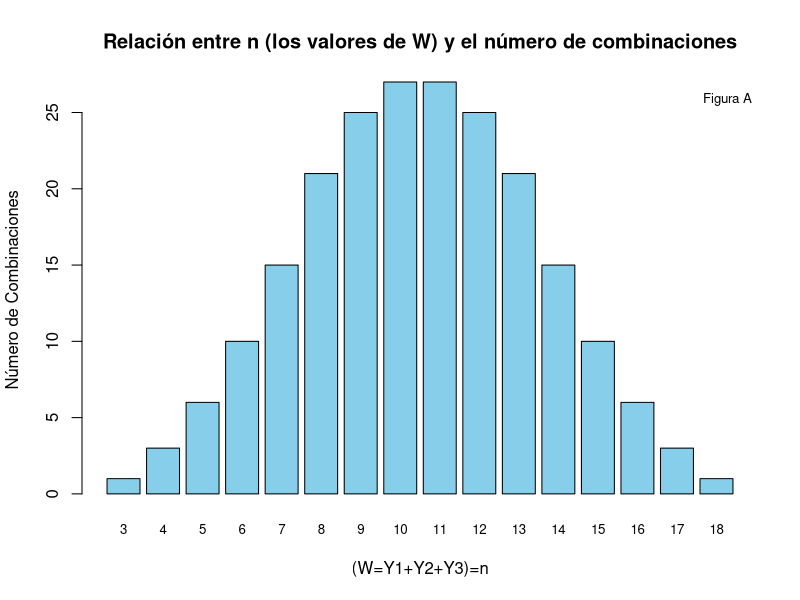
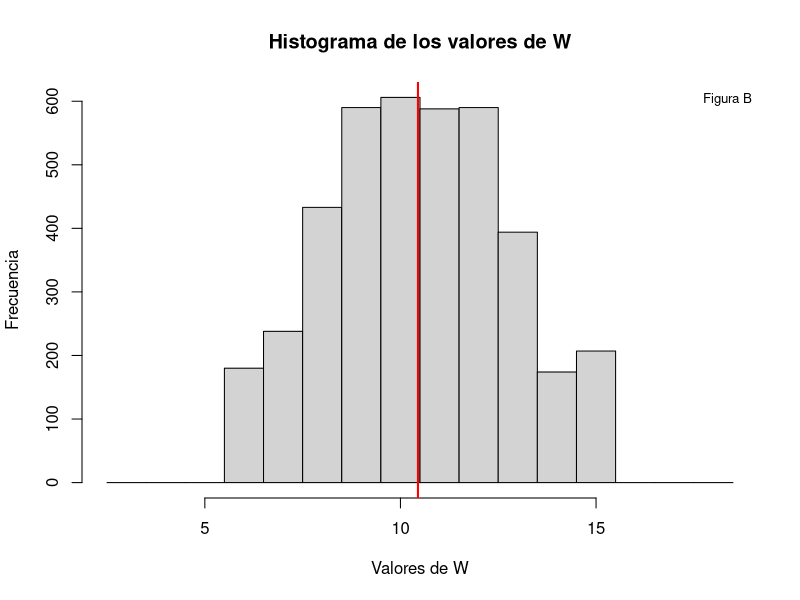

Recreate these plots in R, in order.
## ---- chunk 1
count_combinations <- function(n) {
  combinations <- 0
  
  for (Y1 in 1:6) {
    for (Y2 in 1:6) {
      for (Y3 in 1:6) {
        if (Y1 + Y2 + Y3 == n) {
          combinations <- combinations + 1
        }
      }
    }
  }
  
  return(combinations)
}

# Probamos la función para diferentes valores de n
for (n in 3:18) {
  cat("n =", n, ": Combinaciones =", count_combinations(n), "\n")
}

## ---- chunk 2
# Valores de n y el número de combinaciones
n <- 3:18
combinaciones <- c(1, 3, 6, 10, 15, 21, 25, 27, 27, 25, 21, 15, 10, 6, 3, 1)

# Crear un data frame con los valores de n y combinaciones
data <- data.frame(n = n, combinaciones = combinaciones)

# Trazar el histograma
barplot(data$combinaciones, names.arg = data$n, col = "skyblue", border = "black",
        main = "Relación entre n (los valores de W) y el número de combinaciones", xlab = "(W=Y1+Y2+Y3)=n", ylab = "Número de Combinaciones", cex.names = 0.8)

legend("topright", legend = "Figura A", bty = "n", cex = 0.8, horiz = TRUE)

## ---- chunk 3
muestra <- c(1,2,3,4,5,6)
tres_valores_arb <- sample(muestra, 3, replace = FALSE)

## ---- chunk 4
library(dplyr)

# Crear un vector de nombres para las columnas
nombres_columnas <- c("Y1", "Y2", "Y3", "W", "Media")

# Crear el dataframe vacío con los nombres de columnas adecuados
espacio_muestral <- data.frame(matrix(numeric(0), nrow = 0, ncol = length(nombres_columnas)))
names(espacio_muestral) <- nombres_columnas

# Generar los datos y agregarlos al dataframe
for (i in 1:4000) {
  tres_valores_arb <- sample(muestra, 3, replace = FALSE)
  w <- sum(tres_valores_arb)  # Calculamos W = Y1 + Y2 + Y3
  media_definida <- mean(tres_valores_arb)
  espacio_muestral <- rbind(espacio_muestral, c(tres_valores_arb, w, media_definida))
}

# Renombrar las columnas del dataframe
espacio_muestral <- espacio_muestral %>%
  setNames(nombres_columnas)
head(espacio_muestral)

## ---- chunk 5

# Obtener la frecuencia de los valores de W
frecuencia <- table(espacio_muestral$W)

# Calcular la media de los pesos W
promedio <- mean(espacio_muestral$W)

# Crear el histograma
hist(espacio_muestral$W, breaks = seq(2.5, 18.5, by = 1), ylim = c(0, max(frecuencia)),
     xlab = "Valores de W", ylab = "Frecuencia", main = "Histograma de los valores de W")

# Agregar una línea vertical para la suma de las medias
abline(v = promedio, col = "red", lwd = 2)

legend("topright", legend = "Figura B", bty = "n", cex = 0.8, horiz = TRUE)

